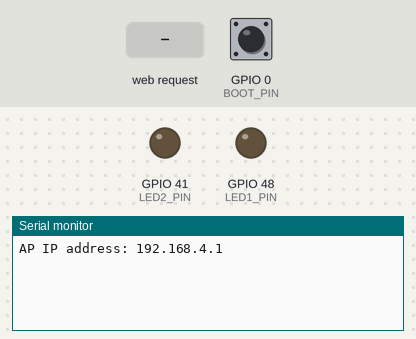
Bench run of a program on a simulated ESP32. Shown: output pins drawn as LEDs (lit = HIGH), the last lines printed to the serial monitor. Inputs (shaded band) come from the test bench; at power-on: GPIO 0 (BOOT_PIN) HIGH. WiFi joins after 1.5 s; servers stay silent unless stated; random numbers use the default seed unless the program sets one.

Above: at 1.2 s.
1.3 s: HTTP request GET /connect received
At 1.9 s:
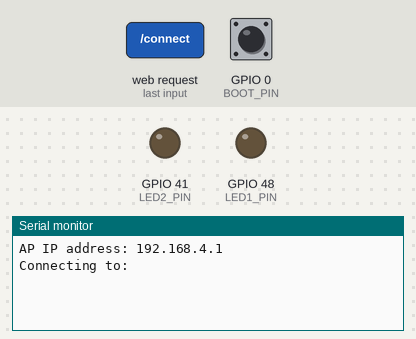
At 4.3 s:
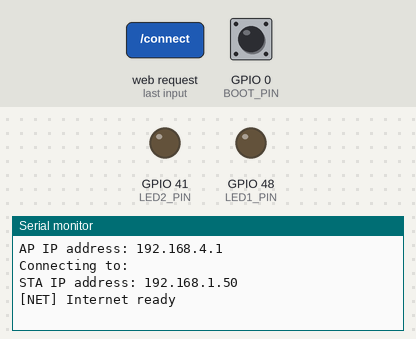

The program:

main.cpp
```cpp
#include "global.h"
#include "mainserver.h"

// Wait for "Internet ready" signal from main_server_task
void internet_task(void *pvParameters)
{
  while (1)
  {
    // Blocked here until main_server_task calls xSemaphoreGive()
    if (xSemaphoreTake(xBinarySemaphoreInternet, portMAX_DELAY) == pdTRUE)
    {
      Serial.println("[NET] Internet ready");
      // Exercise 5: connect to CoreIOT and publish telemetry here
    }
  }
}

// Simulated sensor task for testing without physical DHT20 attached
void sensor_task(void *pvParameters)
{
  while (1)
  {
    glob_temperature = 28.0 + random(0, 300) / 100.0; // 28.00..30.99
    glob_humidity = 60.0 + random(0, 500) / 100.0;    // 60.00..64.99
    vTaskDelay(pdMS_TO_TICKS(2000));
  }
}

void setup()
{
  Serial.begin(115200);

  // 1) Create semaphore BEFORE any task uses it
  xBinarySemaphoreInternet = xSemaphoreCreateBinary();

  // 2) Start tasks
  xTaskCreate(main_server_task, "server", 8192, NULL, 2, NULL);
  xTaskCreate(internet_task, "internet", 4096, NULL, 1, NULL);
  xTaskCreate(sensor_task, "sensor", 2048, NULL, 1, NULL);
}

void loop()
{
  vTaskDelay(pdMS_TO_TICKS(1000));
}
```

global.h
```cpp
#ifndef __GLOBAL_H__
#define __GLOBAL_H__

#include <Arduino.h>

// Sensor values (written by sensor task)
extern float glob_temperature;
extern float glob_humidity;

// ESP32 Access Point credentials
extern String ssid;
extern String password;

// Router credentials received from /settings
extern String wifi_ssid;
extern String wifi_password;

// Network status shared across tasks
extern bool isWifiConnected;
extern SemaphoreHandle_t xBinarySemaphoreInternet;

#endif
```

mainserver.h
```cpp
#ifndef ___MAIN_SERVER__
#define ___MAIN_SERVER__
#include <Arduino.h>
#include <WiFi.h>
#include <WebServer.h>
#include "global.h"

#define LED1_PIN 48
#define LED2_PIN 41
#ifdef BOOT_PIN
#undef BOOT_PIN
#endif
#define BOOT_PIN 0

String mainPage();
String settingsPage();

void startAP();
void setupServer();
void connectToWiFi();

void main_server_task(void *pvParameters);

#endif
```

global.cpp
```cpp
#include "global.h"

float glob_temperature = 0;
float glob_humidity = 0;

String ssid = "ESP32-G08"; // Group 08 AP SSID
String password = "12345678"; // Must be >= 8 characters

String wifi_ssid = ""; // Set via /connect
String wifi_password = "";

bool isWifiConnected = false;
SemaphoreHandle_t xBinarySemaphoreInternet = NULL; // Created in setup()
```

Source omitted: mainserver.cpp (59216 bytes)

Measured:
- after the input at 1.3 s, the serial monitor: prints a new line at once (image 1)
